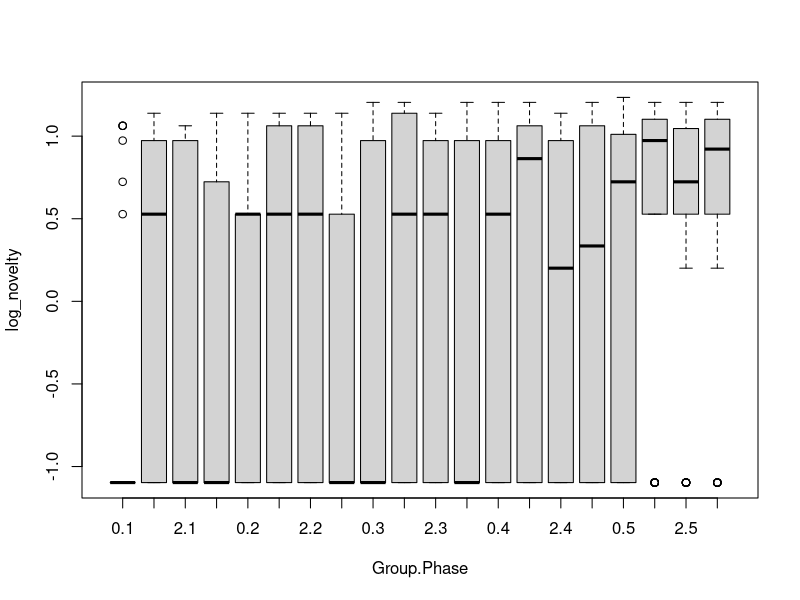
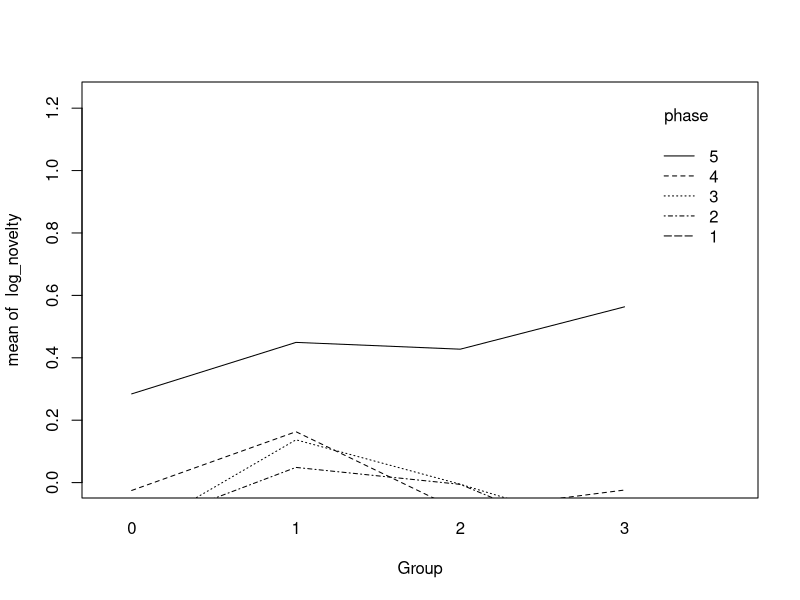
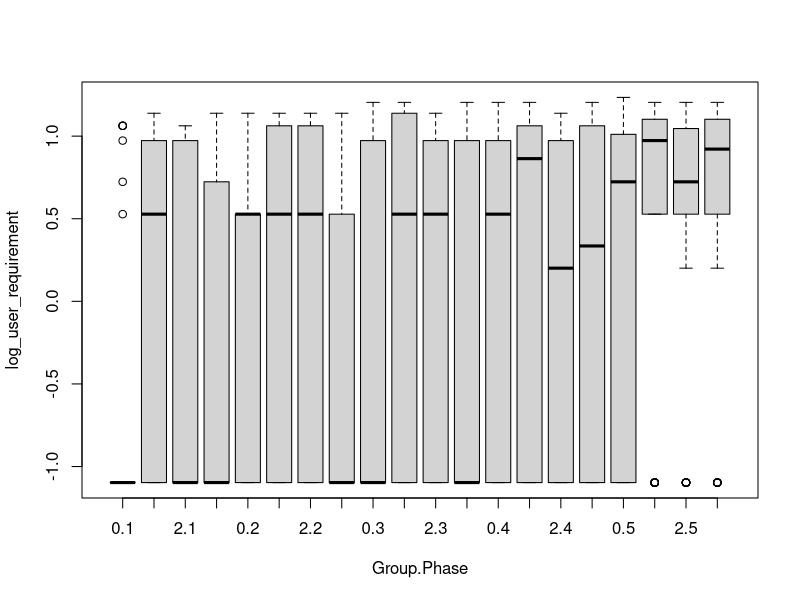
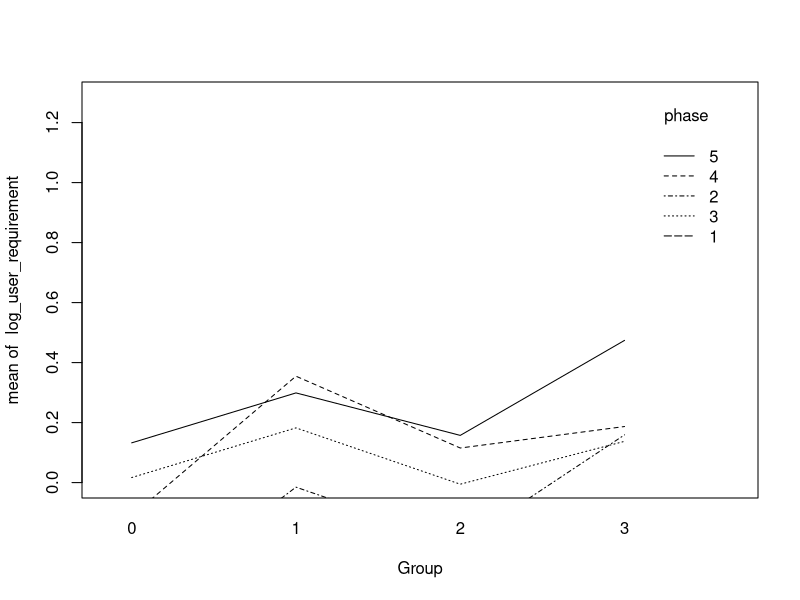
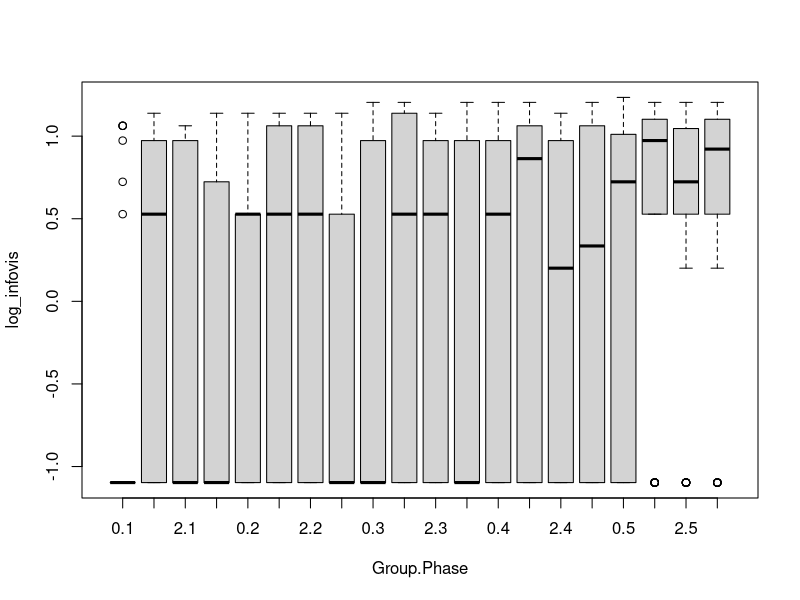
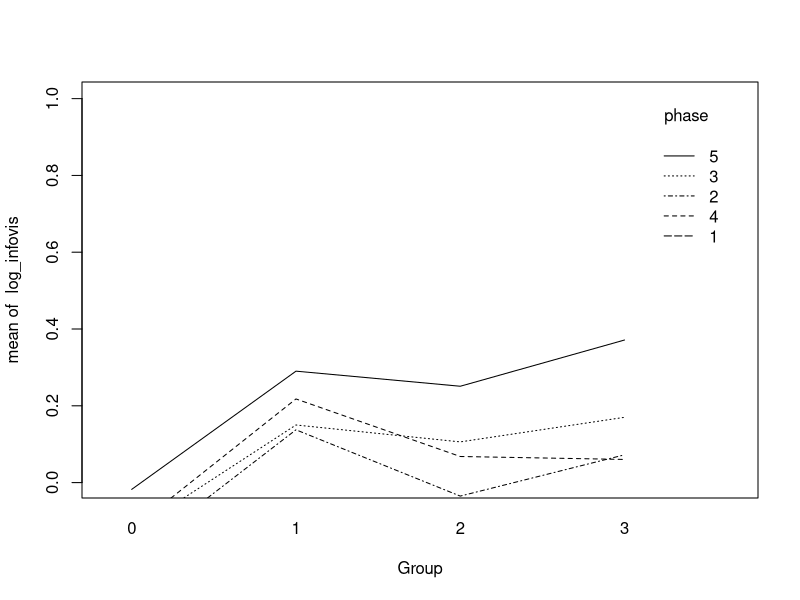
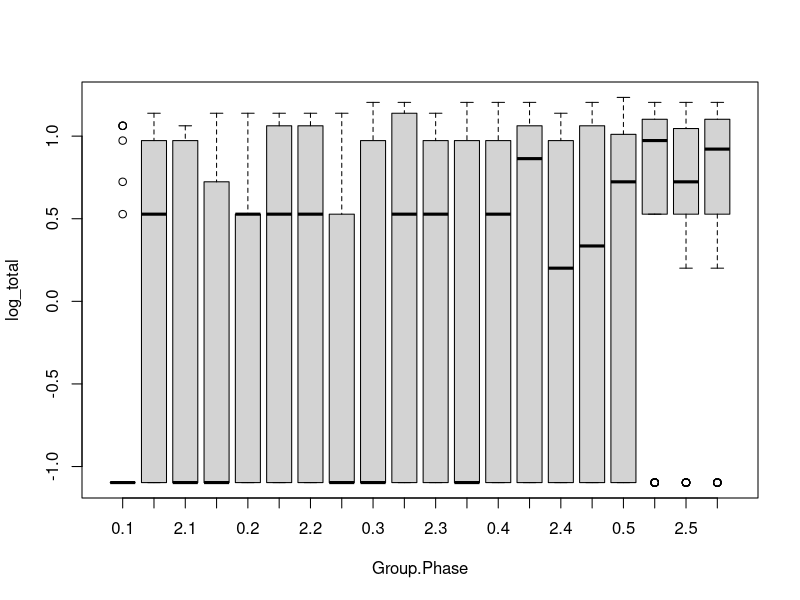
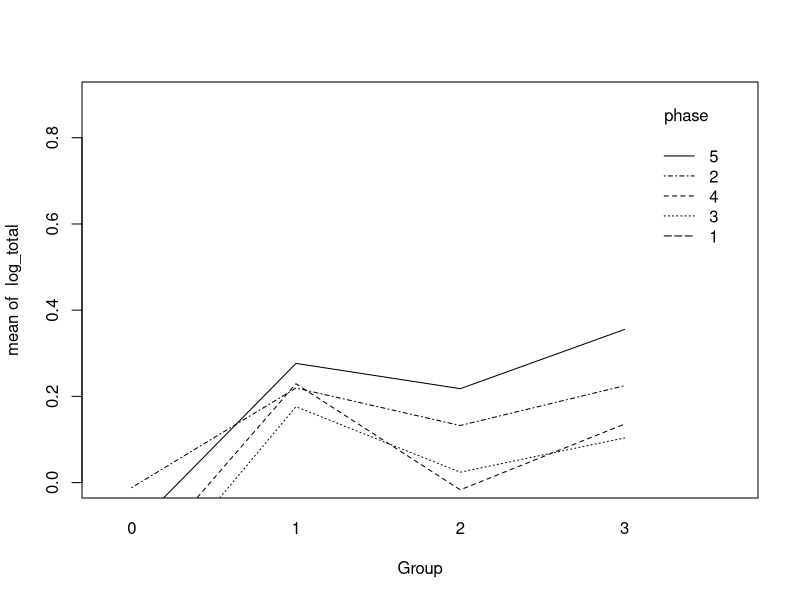

Here is the R script that generated these plots, in order:
## ---- chunk 1
# library for LMM 

library(lme4)
library(lmerTest)
library(car)
## ---- chunk 2
df<-read.csv("input/overall_scores.csv", header =TRUE, sep=",")
df <- df[complete.cases(df), ]                  # Apply complete.cases function
df
## ---- chunk 3
df$log_novelty <- log(df$novelty+1) 
df$log_user_requirement <- log(df$user.requirement+1)
df$log_infovis <- log(df$infovis+1)
df$log_total <- log(df$total+1)
## ---- chunk 4
# standardizing variables for skills and aspirations. 
cols <- c("Q7_Q7_1", "Q7_Q7_2", "Q8_Q8_1", "Q10", "log_novelty", "log_user_requirement", "log_infovis", "log_total")
df[cols] <- scale(df[cols])
df
## ---- chunk 5
mod <- lm( log_novelty ~ factor(Group), data = df)
summary(mod)
## ---- chunk 6
mod <- lm(log_user_requirement ~ factor(Group) , data = df)
summary(mod)
## ---- chunk 7
mod <- lm( log_infovis ~ factor(Group) , data = df)
summary(mod)
## ---- chunk 8
mod <- lm( log_total ~ factor(Group) , data = df)
summary(mod)
## ---- chunk 9
# convert to nominal factor
df$Group = factor(df$Group)
df$phase = factor(df$phase)
## ---- chunk 10
library(plyr)
ddply(df, ~ Group * phase, function(data) summary(data$log_novelty) )
ddply(df, ~ Group * phase, summarise, log_novelty.mean=mean(log_novelty), log_novelty.sd = sd(log_novelty))
## ---- chunk 11
# histograms for two factors
boxplot(log_novelty ~ Group * phase, data = df, xlab="Group.Phase", ylab="log_novelty")
with(df, interaction.plot(Group, phase, log_novelty, ylim=c(0, max(log_novelty)))) # interaction plot
## ---- chunk 12
# histograms for two factors
boxplot(log_novelty ~ Group * phase, data = df, xlab="Group.Phase", ylab="log_user_requirement")
with(df, interaction.plot(Group, phase, log_user_requirement, ylim=c(0, max(log_user_requirement)))) # interaction plot
## ---- chunk 13
# histograms for two factors
boxplot(log_novelty ~ Group * phase, data = df, xlab="Group.Phase", ylab="log_infovis")
with(df, interaction.plot(Group, phase, log_infovis, ylim=c(0, max(log_infovis)))) # interaction plot
## ---- chunk 14
# histograms for two factors
boxplot(log_novelty ~ Group * phase, data = df, xlab="Group.Phase", ylab="log_total")
with(df, interaction.plot(Group, phase, log_total, ylim=c(0, max(log_total)))) # interaction plot
## ---- chunk 15
m = lmer(log_novelty ~ Group + (1|Student), data=df, REML=FALSE)
summary(m)
## ---- chunk 16
plot(resid(m, type = "pearson") ~ fitted(m))
qqnorm(resid(m, type = "pearson"))
qqline(resid(m, type = "pearson"))
## ---- chunk 17
# library for LMM we will use on relational log_novelty 

library(lme4)
library(lmerTest)
library(car)
## ---- chunk 18
contrasts(df$Group) <= "contr.sum"
contrasts(df$phase) <= "contr.sum"
## ---- chunk 19
# phase is nested within group 
fit <- lmer(log_novelty ~ ( Group / phase ) +  ( 1 | Student), data = df, REML = FALSE)
Anova(fit, type=3, test.statistics="F")
fit
## ---- chunk 20
library(multcomp)
library(lsmeans)
summary(glht(fit, lsm(pairwise ~ Group / phase)), test = adjusted(type='holm'))
## ---- chunk 21
fit.full <- lmer(log_novelty ~ ( Group / phase ) + Q7_Q7_1 + Q7_Q7_2 + Q8_Q8_1 + Q10 + ( 1 | Student), data = df, REML = FALSE)
Anova(fit.full, type=3, test.statistics="F")
fit.full
## ---- chunk 22
anova(fit, fit.full)
## ---- chunk 23
# phase is nested within group 
fit.requirement.full <- lmer(log_user_requirement ~ ( Group / phase ) + Q7_Q7_1 + Q7_Q7_2 + Q8_Q8_1 + Q10 + ( 1 | Student), data = df, REML = FALSE)
Anova(fit.requirement.full, type=3, test.statistics="F")
fit.requirement.full
## ---- chunk 24
# histograms for two factors
boxplot(log_user_requirement ~ Group * phase, data = df, xlab="Group.Phase", ylab="log_user_requirement")
with(df, interaction.plot(Group, phase, log_user_requirement, ylim=c(0, max(log_user_requirement)))) # interaction plot
## ---- chunk 25
# phase is nested within group 
fit.requirement <- lmer(log_user_requirement ~ ( Group / phase ) +  ( 1 | Student), data = df, REML = FALSE)
Anova(fit, type=3, test.statistics="F")
fit.requirement
## ---- chunk 26
plot(resid(m, type = "pearson") ~ fitted(m))
qqnorm(resid(m, type = "pearson"))
qqline(resid(m, type = "pearson"))
## ---- chunk 27
anova(fit.requirement, fit.requirement.full)
